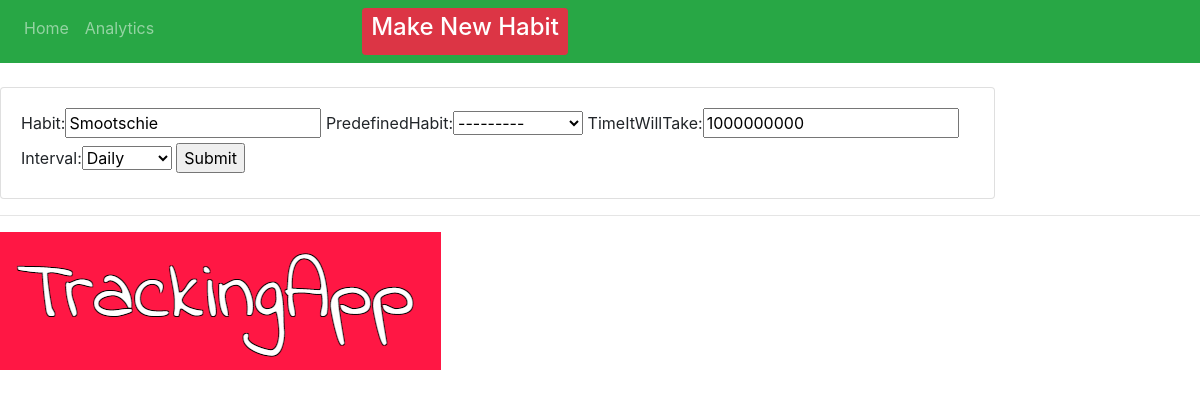
Page /update_habit/3 on the committed database.
### crm/models.py (models this page shows, shortened)
class Order(models.Model):
    INTERVAL = (
            ('Daily', 'Daily'),
            ('Weekly', 'Weekly' ),
            ('Biweekly', 'Biweekly'),
            ('Monthly', 'Monthly'),
            )
    HABIT = (
        ('Call Mum', 'Call Mum'),
        ('Workout', 'Workout'),
        ('Buy Groceries', 'Buy Groceries'),
        ('Study Maths', 'Study Maths'),
        ('Meditate', 'Meditate'),
    )
    habit = models.CharField(max_length=200, null=True, blank=True)
    predefinedHabit = models.CharField(max_length=200, null=True, choices=HABIT, blank=True)
    timeItWillTake = models.IntegerField(null=True, blank=True)
    interval = models.CharField(max_length=400, null=True, choices=INTERVAL)

### crm/views.py (the view)
# urls.py: path('update_habit/<str:pk>', views.updateHabit, name="update_habit"),
def updateHabit(request, pk):
    order = Order.objects.get(id=pk)
    form = OrderForm(instance=order)
    if request.method == 'POST' :
        form = OrderForm(request.POST, instance=order)
    if form.is_valid():
        form.save()
        return redirect('/')
    context = {'form': form}
    return render(request, 'habit/order_form.html', context)

### crm/forms.py
class OrderForm(ModelForm):
    class Meta:
        model = Order
        fields = '__all__'

### crm/templates/habit/order_form.html (shortened to what this page needs)
{% extends 'habit/main.html' %}
{% load static %}
{% block content %}
<br>
<div class="row">
    <div class="col-md-10">
        <div class="card card-body">
            <form action="" method="POST">
                {{form}}
                <input type="submit" name="Submit">
            </form>
        </div>
    </div>
</div>
{%endblock%}

### rows in the picture
Order: habit "Smootschie", predefinedHabit "---------", timeItWillTake "1000000000", interval "Daily"
